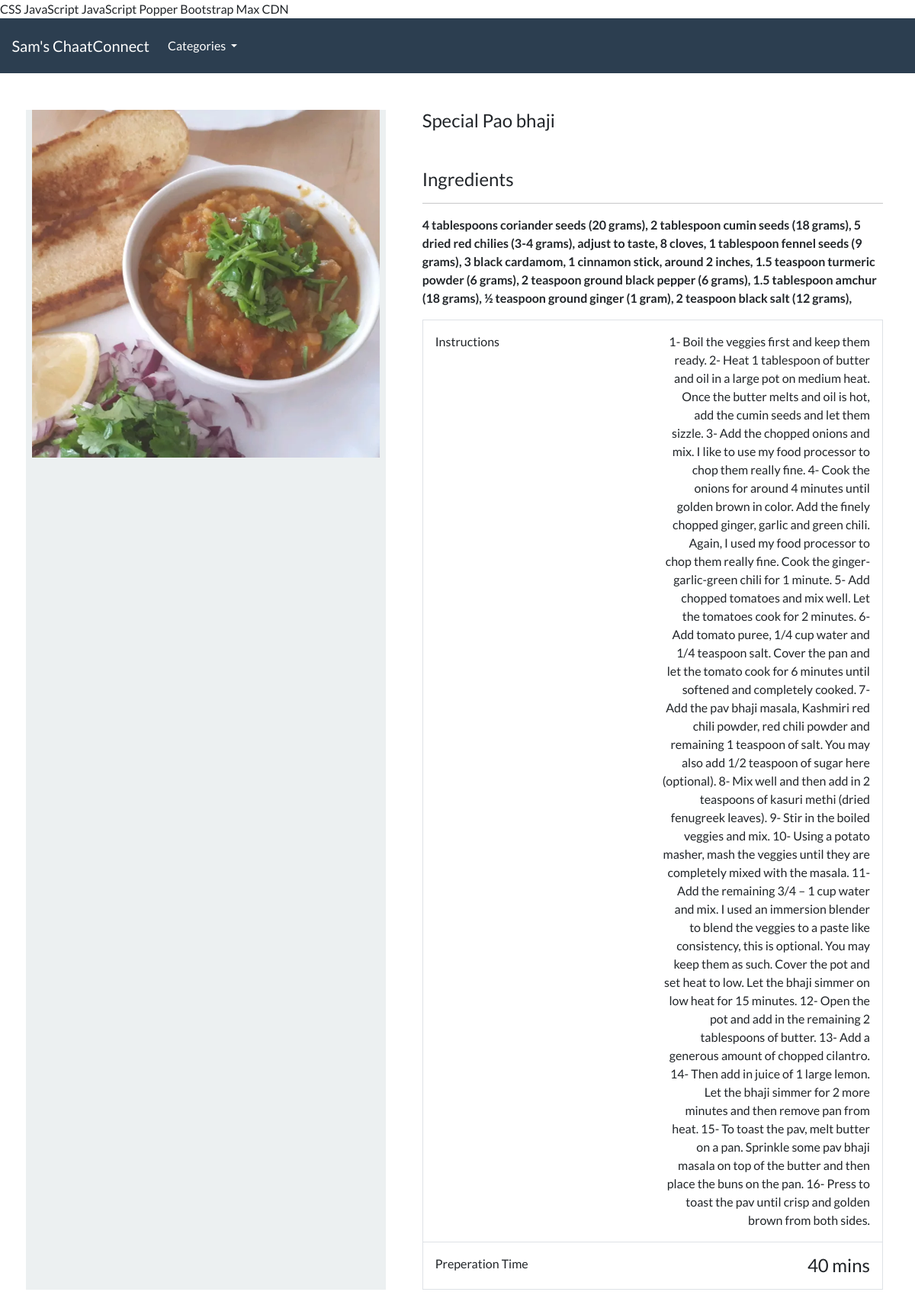
/product/special-pao-bhaji, run on the app's committed database.
### food/models.py (models this page shows, shortened)
class Product(models.Model):
    Category = models.ForeignKey(Category, related_name='product', on_delete=models.CASCADE, null=True)
    title = models.CharField(max_length= 250)
    slug = models.SlugField(max_length=250, unique=True)
    ingredients = models.TextField()
    instructions = models.TextField()
    prep_time = models.IntegerField(help_text='Preparation time in minutes')
    image = models.ImageField(upload_to='imagees/')
    class Meta:
        verbose_name_plural = 'Products'

### food/views.py (the view)
# urls.py: path('product/<slug:product_slug>', views.product_details, name='product-details'),
def product_details(request, product_slug):
    details = get_object_or_404(Product, slug=product_slug)
    product_details1 = {'productdetails': details}
    return render(request, 'food/product-details.html', product_details1)

### food/models.py (called while the page is built)
    def get_absolute_url(self):
        return reverse('list-category', args=[self.slug])

### food/views.py (called while the page is built)
def categories(request):
    all_categories = Category.objects.all()
    return {'all_categories': all_categories}

### food/templates/food/product-details.html (shortened to what this page needs)
{% extends "./base.html" %}
{% load static %}
{% block content %}
<div class="container">
    <main class="pt-5">
        <div class="row g-3">
            <div class="col-md-5 col-lg-5 order-md-first bg-light">
                <img class="img-fluid mx-auto d-block" alt="Product Image" src="{{ productdetails.image.url }}">
            </div>
            <div class="col-md-7 col-lg-7 ps-md-3 ps-lg-5">
                <h1 class="mb-0 h4">{{ productdetails.title }}</h1>
                <br>
                <br>
                <h2 class="mb-0 h4">Ingredients</h2>
                <hr>
                <strong>{{ productdetails.ingredients }}</strong>
                <br>
                <div class="border">
                    <div class="col border-bottom">
                        <div class="row p-3">
                            <div class="col-6"> Instructions </div>
                            <div class="col-6 text-end">{{productdetails.instructions}}</div>
                        </div>
                    </div>
                    <div class="col">
                        <div class="row p-3">
                            <div class="col-6"> Preperation Time </div>
                            <div class="col-6 text-end"><span class="h4 ">{{productdetails.prep_time}} mins</span></div>
                        </div>
                    </div>
                </div>
            </div>
        </div>
    </main>
    <br>
</div>
{% endblock %}

### data on the page
Product: image (picture), title "Special Pao bhaji", ingredients "4 tablespoons coriander seeds (20 grams), 2 tablespoon cumin seeds (18 grams), 5 dried red chilies (3-4 grams), adjust to taste, 8 cloves, 1 tablespoon fennel seeds (9 grams), 3 black cardamom, 1 cinnamon stick, around 2 inches, 1.5 teaspoon turmeric powder (6 grams), 2 teaspoon ground black pepper (6 grams), 1.5 tablespoon amchur (18 grams), ½ teaspoon ground ginger (1 gram), 2 teaspoon black salt (12 grams),", instructions "1- Boil the veggies first and keep them ready. 2- Heat 1 tablespoon of butter and oil in a large pot on medium heat. Once the butter melts and oil is hot, add the cumin seeds and let them sizzle. 3- Add the chopped onions and mix. I like to use my food processor to chop them really fine. 4- Cook the onions for around 4 minutes until golden brown in color. Add the finely chopped ginger, garlic and green chili. Again, I used my food processor to chop them really fine. Cook the ginger-garlic-green chili for 1 minute. 5- Add chopped tomatoes and mix well. Let the tomatoes cook for 2 minutes. 6- Add tomato puree, 1/4 cup water and 1/4 teaspoon salt. Cover the pan and let the tomato cook for 6…", prep_time "40"
